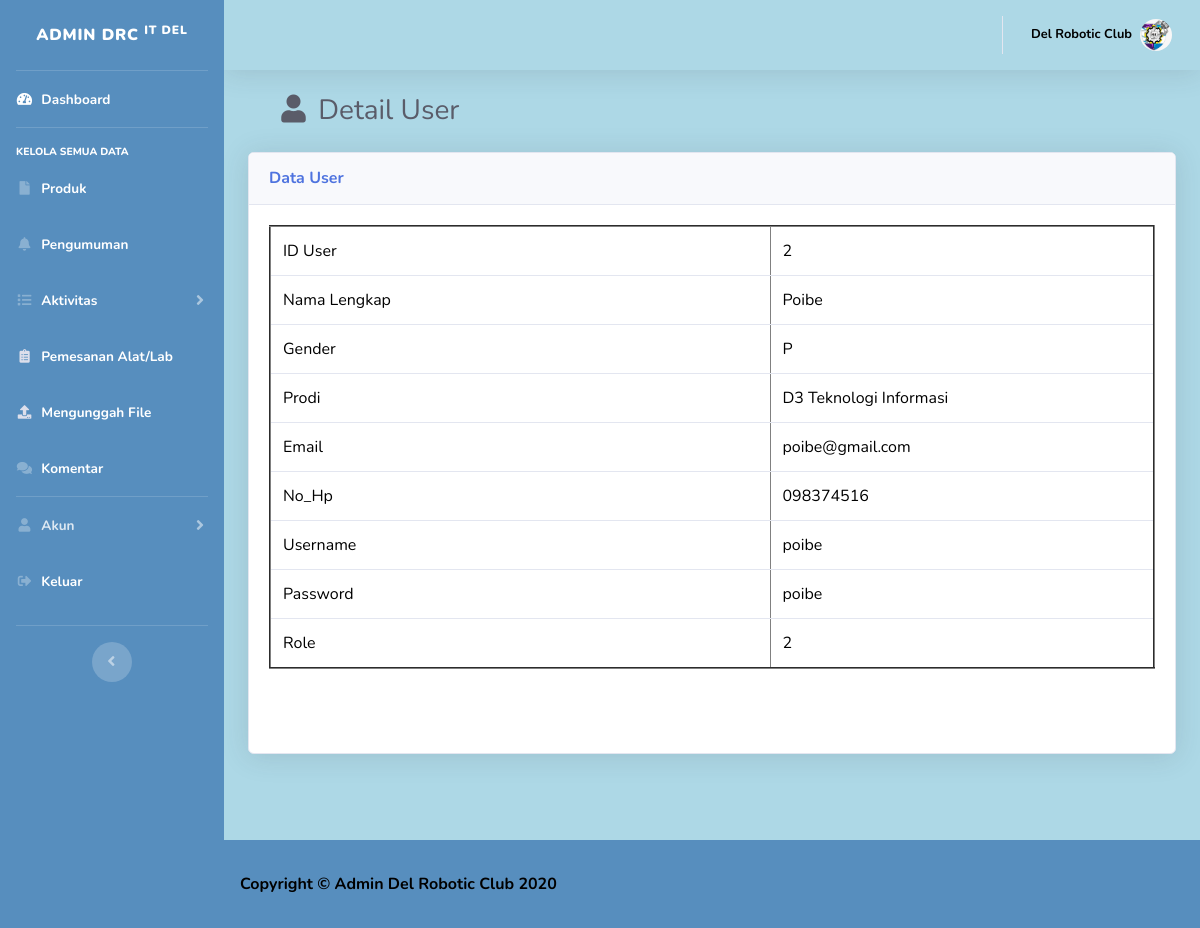
/admin/detail_user.php?id=2, run on the app's committed database.
### tables this page shows
CREATE TABLE `user` (
  `id_user` int(10) NOT NULL,
  `nama_lengkap` varchar(50) NOT NULL,
  `gender` varchar(10) NOT NULL,
  `prodi` varchar(35) NOT NULL,
  `email` varchar(50) NOT NULL,
  `no_hp` varchar(15) NOT NULL,
  `username` varchar(20) NOT NULL,
  `password` varchar(20) NOT NULL,
  `role` int(2) NOT NULL
);

### admin/detail_user.php (the view, shortened to what this page needs)
<!DOCTYPE html>
<html lang="en">
	<head>
		<?php
			include 'commons/header.php';
		?>
	</head>
	<body id="page-top">
		<div id="wrapper">
			<div class="container-fluid">
				<h1 style="color:black" class="h3 mb-2 text-gray-800">&emsp;<span class="fas fa-fw fa-user"></span>&nbsp;Detail User</h1>
				<div class="card shadow mb-4">
					<div class="card-header py-3">
						<h6 class="m-0 font-weight-bold text-primary">Data User</h6>
					</div>
					<div class="card-body">
						<div class="table-responsive">
							<?php
								include 'database/koneksi.php';
							?>
							<?php
								$id_user=mysqli_real_escape_string($koneksi, $_GET['id']);
								$det=mysqli_query($koneksi, "select * from user where id_user='$id_user'")or die(mysql_error());
								while($d=mysqli_fetch_array($det)){
									?>
									<table class="table" border="2" style="background:white;color:black;">
										<tr>
											<td style="width:500px;">ID User</td>
											<td><?php echo $d['id_user'] ?></td>
										</tr>
										<tr>
											<td>Nama Lengkap</td>
											<td><?php echo $d['nama_lengkap'] ?></td>
										</tr>
										<tr>
											<td>Gender</td>
											<td><?php echo $d['gender'] ?></td>
										</tr>
                                        <tr>
											<td>Prodi</td>
											<td><?php echo $d['prodi'] ?></td>
										</tr>
                                        <tr>
											<td>Email</td>
											<td><?php echo $d['email'] ?></td>
										</tr>
                                        <tr>
											<td>No_Hp</td>
											<td><?php echo $d['no_hp'] ?></td>
										</tr>
                                        <tr>
											<td>Username</td>
											<td><?php echo $d['username'] ?></td>
										</tr>
                                        <tr>
											<td>Password</td>
											<td><?php echo $d['password'] ?></td>
										</tr>
                                        <tr>
											<td>Role</td>
											<td><?php echo $d['role'] ?></td>
										</tr>
									</table>
							<?php } ?><br><br>
						</div>
					</div>
				</div>
				<a style="color:black;" class="btn" href="data_user.php" class="fas fa-fw fa-arrow-left">
					<span class="fa fa-sign-out-alt" style="margin-left:1400px;">&nbsp;Kembali</span><br><br>
				</a>
			</div>
		</div>
	<?php
	    include 'commons/footer.php'
	?>
</body>
</html>

### data on the page
user: id_user "2", nama_lengkap "Poibe", gender "P", prodi "D3 Teknologi Informasi", email "poibe@gmail.com", no_hp "098374516", username "poibe", password "poibe", role "2"
